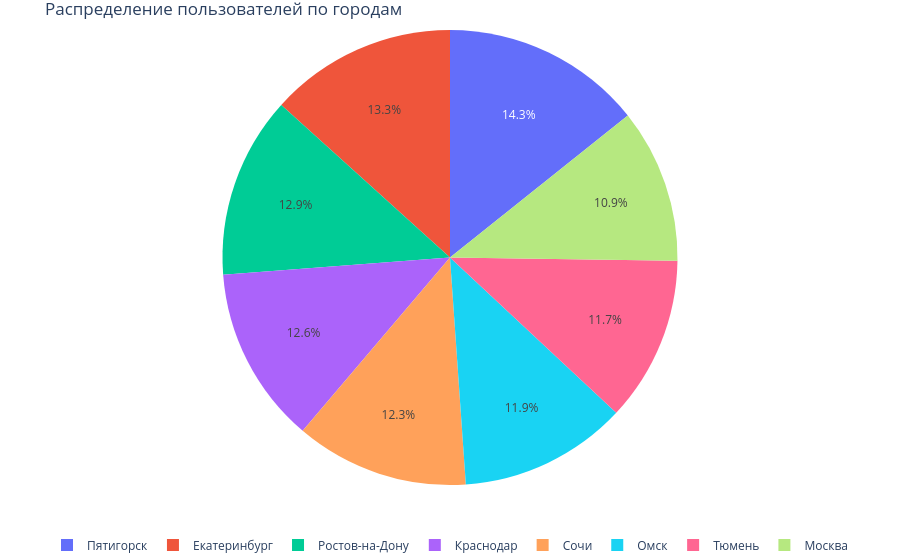

Source (notebook cell):
### Markdown cell above
## Исследовательский анализ данных (#research_analysis)
<a id="data"></a>

### Code cell
# Распределение пользователей по городам
users_pivot_city = get_pivot_table(users, "user_id", "city")

fig = px.pie(users_pivot_city, names="city", values="%_share_of_city")
fig.update_layout(
    legend_orientation="h",
    legend=dict(x=0.5, xanchor="center"),
    title="Распределение пользователей по городам",
    xaxis_title="Количество пользователей",
    yaxis_title="Названия городов",
    margin=dict(l=0, r=0, t=30, b=0),
)
fig.show()

### Figure 1 — Plotly figure (JSON) as saved in the notebook; plotly's stock layout.template omitted (floating-point values rounded to 4 significant figures)
{"data": [{"domain": {"x": [0, 1], "y": [0, 1]}, "hovertemplate": "city=%{label}<br>%_share_of_city=%{value}<extra></extra>", "labels": ["Москва", "Тюмень", "Омск", "Сочи", "Краснодар", "Ростов-на-Дону", "Екатеринбург", "Пятигорск"], "legendgroup": "", "name": "", "showlegend": true, "type": "pie", "values": [10.95, 11.73, 11.93, 12.32, 12.58, 12.91, 13.3, 14.28]}], "layout": {"legend": {"orientation": "h", "tracegroupgap": 0, "x": 0.5, "xanchor": "center"}, "margin": {"b": 0, "l": 0, "r": 0, "t": 30}, "title": {"text": "Распределение пользователей по городам"}, "xaxis": {"title": {"text": "Количество пользователей"}}, "yaxis": {"title": {"text": "Названия городов"}}}}
